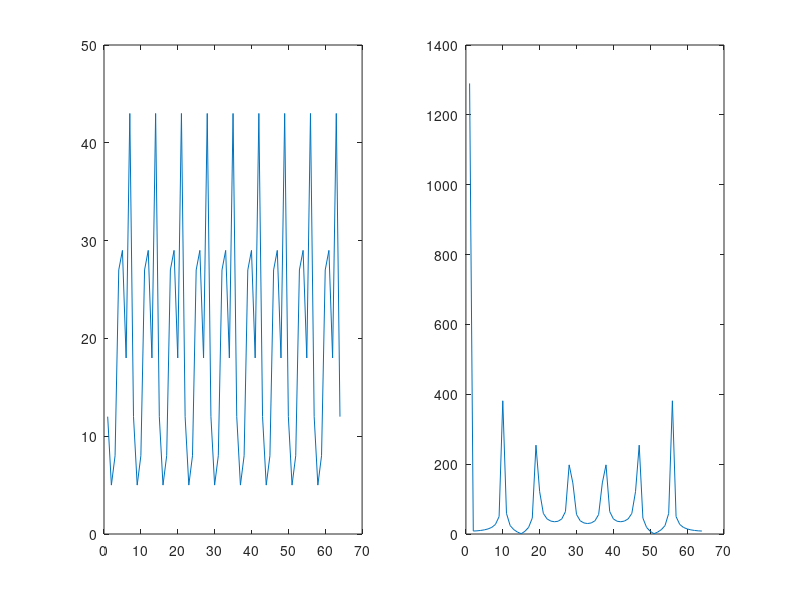

Write the MATLAB code that produced this figure.
clc
clear all
close all

N=64;
P=71;
A=1024;
x0=12;
x=zeros(1,N);

x(1)=12;
for k=2:N
    x(k)=mod(A*x(k-1),P);
end

subplot(1,2,1);
plot(x);

subplot(1,2,2);
plot(abs(fft(x)));
